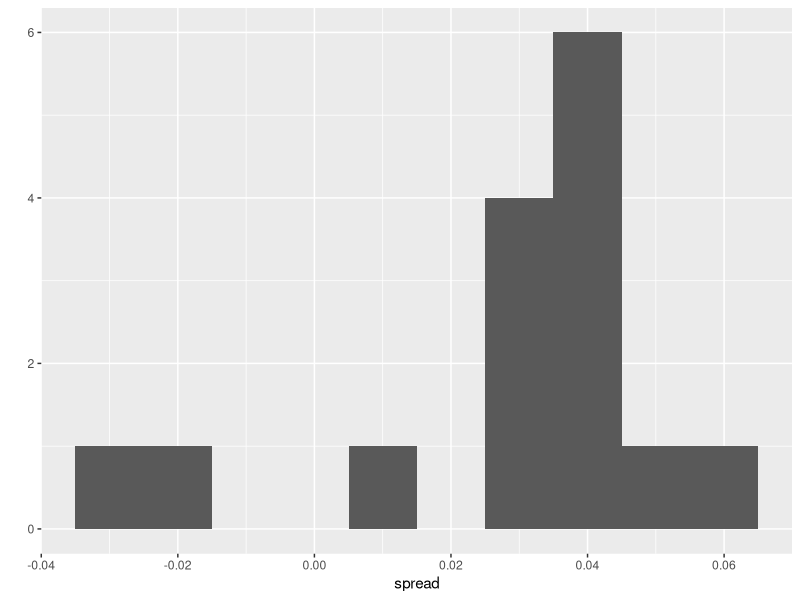

The R source for this figure:
library(tidyverse)
library(dslabs)
d <- 0.039
Ns <- c(1298, 533, 1342, 897, 774, 254, 812, 324, 1291, 1056, 2172, 516)
p <- (d + 1) / 2

polls <- map_df(Ns, function(N) {
  x<- sample(c(0,1), size=N, replace=TRUE, prob=c(1-p, p))
  x_hat <- mean(x)
  se_hat <- sqrt(x_hat * (1 - x_hat) / N)
  list(estimate = 2 * x_hat - 1, 
       low = 2*(x_hat - 1.96*se_hat) - 1, 
       high = 2*(x_hat + 1.96*se_hat) - 1,
       sample_size = N)
}) %>% mutate(poll = seq_along(Ns))
polls

d_hat <- polls %>% 
  summarize(avg = sum(estimate*sample_size) / sum(sample_size)) %>% 
  pull(avg)

p_hat <- (1+d_hat)/2
moe <- 2*1.96*sqrt(p_hat*(1-p_hat)/sum(polls$sample_size))   
round(d_hat*100,1)
round(moe*100, 1)

polls <- polls_us_election_2016 %>% 
  filter(state == "U.S." & enddate >= "2016-10-31" &
           (grade %in% c("A+","A","A-","B+") | is.na(grade)))

polls <- polls %>% 
  mutate(spread = rawpoll_clinton/100 - rawpoll_trump/100)

polls

d_hat <- polls %>% 
  summarize(d_hat = sum(spread * samplesize) / sum(samplesize)) %>% 
  pull(d_hat)

p_hat <- (d_hat+1)/2 
moe <- 1.96 * 2 * sqrt(p_hat * (1 - p_hat) / sum(polls$samplesize))
moe

one_poll_per_pollster <- polls %>% group_by(pollster) %>% 
  filter(enddate == max(enddate)) %>%
  ungroup()
qplot(spread, data = one_poll_per_pollster, binwidth = 0.01)

sd(one_poll_per_pollster$spread)

results <- one_poll_per_pollster %>% 
  summarize(avg = mean(spread), 
            se = sd(spread) / sqrt(length(spread))) %>% 
  mutate(start = avg - 1.96 * se, 
         end = avg + 1.96 * se) 
round(results * 100, 1)
